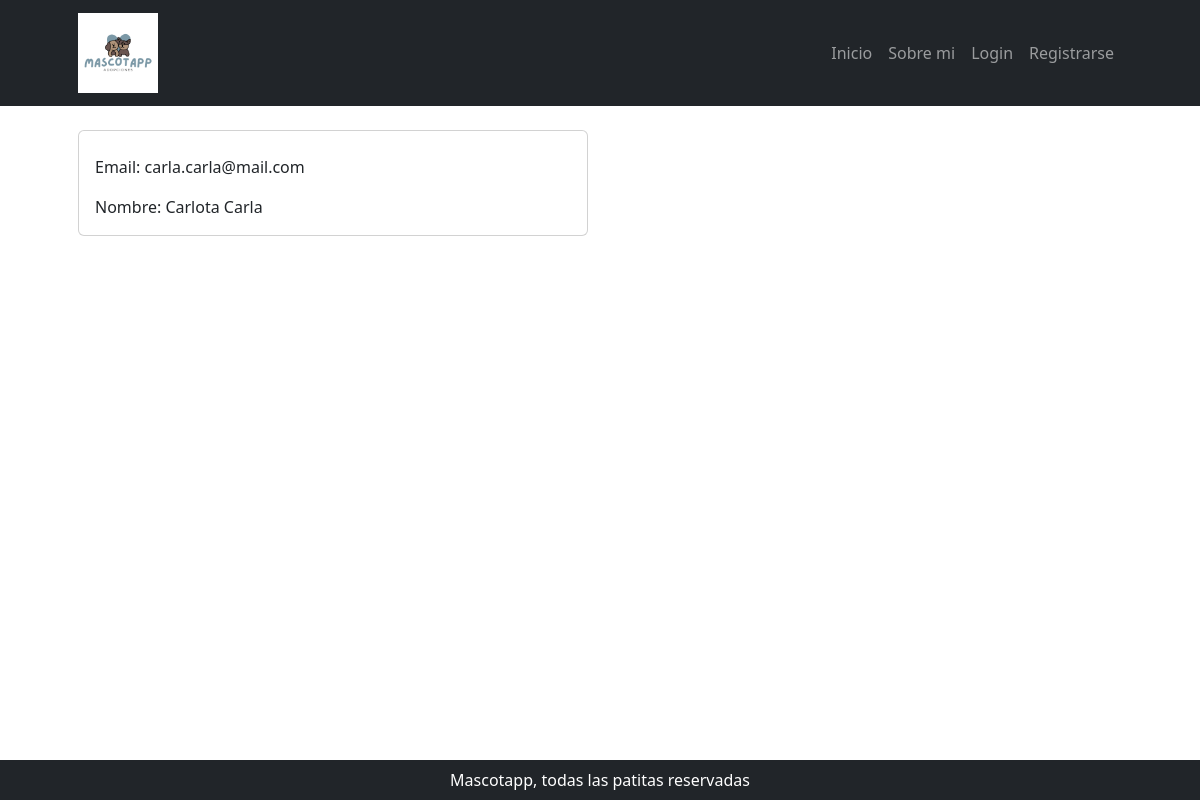
The app's page /usuario/ with its own data.
### usuario/models.py (models this page shows, shortened)
class Usuario(models.Model):
    nombre = models.CharField(max_length=100)
    email = models.EmailField(unique=True)
    apellido = models.CharField(max_length=100)
    fecha_nacimiento = models.DateField(null=True)
    avatar = models.ImageField(upload_to="avatares", null=True, blank=True)

### usuario/views.py (the view)
# urls.py: 2. Add a URL to urlpatterns:  path('', views.home, name='home')
def home(request):
    usuarios = Usuario.objects.all()
    context = {"usuarios": usuarios}
    return render(request, "usuario/index.html", context)

### usuario/templates/usuario/index.html (shortened to what this page needs)
{% extends 'core/base.html' %}
{% block contenido %}
    <div class="row row-cols-1 row-cols-md-2">
        {% for usuario in usuarios %}
            <div class="col mb-3">
                <div class="card">
                    <div class="card-body">
                        <p class="card-text">Email: {{ usuario.email }}</p>
                        {% if usuario.nombre or usuario.apellido %}
                            <p class="card-text">Nombre: {{ usuario.nombre}} {{ usuario.apellido }}</p>
                        {% else %}
                            <p class="card-text">¡Ups! No registramos ese nombre ni apellido.</p>
                        {% endif %}
                    </div>
                </div>
            </div>
        {% endfor %}
    </div>
{% endblock contenido %}

### records on screen
Usuario: email "carla.carla@mail.com", nombre "Carlota", apellido "Carla"
